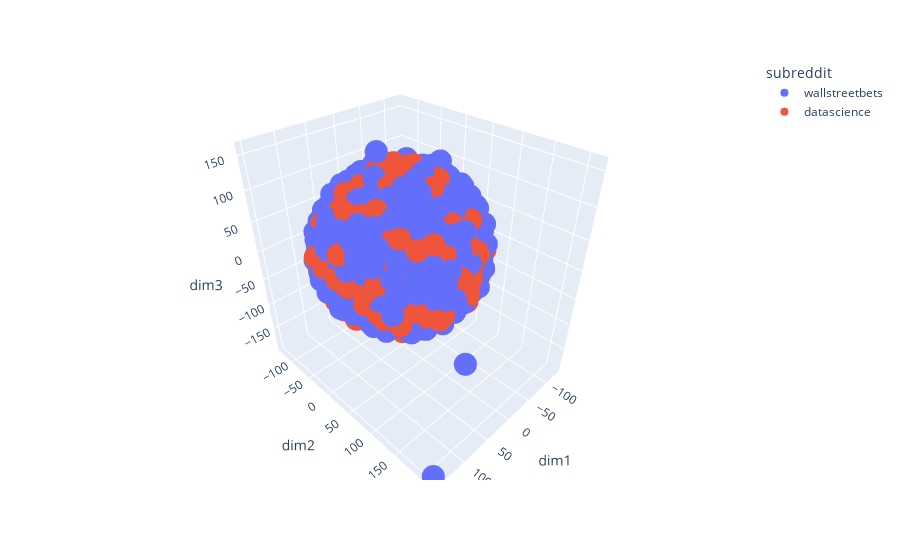

Notebook cell for this chart:
### Code cell
tsne_viz_3d_interactive(df, 3, stop='english')

### Figure 1 — Plotly figure (JSON) as saved in the notebook; plotly's stock layout.template omitted (floating-point values rounded to 4 significant figures; data arrays with more than 128 entries replaced by an {"elided": "..."} marker saying what was removed)
{"data": [{"hovertemplate": "subreddit=wallstreetbets<br>dim1=%{x}<br>dim2=%{y}<br>dim3=%{z}<extra></extra>", "legendgroup": "wallstreetbets", "marker": {"color": "#636efa", "symbol": "circle"}, "mode": "markers", "name": "wallstreetbets", "scene": "scene", "showlegend": true, "type": "scatter3d", "x": {"elided": "734 float values"}, "y": {"elided": "734 float values"}, "z": {"elided": "734 float values"}}, {"hovertemplate": "subreddit=datascience<br>dim1=%{x}<br>dim2=%{y}<br>dim3=%{z}<extra></extra>", "legendgroup": "datascience", "marker": {"color": "#EF553B", "symbol": "circle"}, "mode": "markers", "name": "datascience", "scene": "scene", "showlegend": true, "type": "scatter3d", "x": {"elided": "855 float values"}, "y": {"elided": "855 float values"}, "z": {"elided": "855 float values"}}], "layout": {"legend": {"title": {"text": "subreddit"}, "tracegroupgap": 0}, "margin": {"t": 60}, "scene": {"domain": {"x": [0, 1], "y": [0, 1]}, "xaxis": {"title": {"text": "dim1"}}, "yaxis": {"title": {"text": "dim2"}}, "zaxis": {"title": {"text": "dim3"}}}}}
